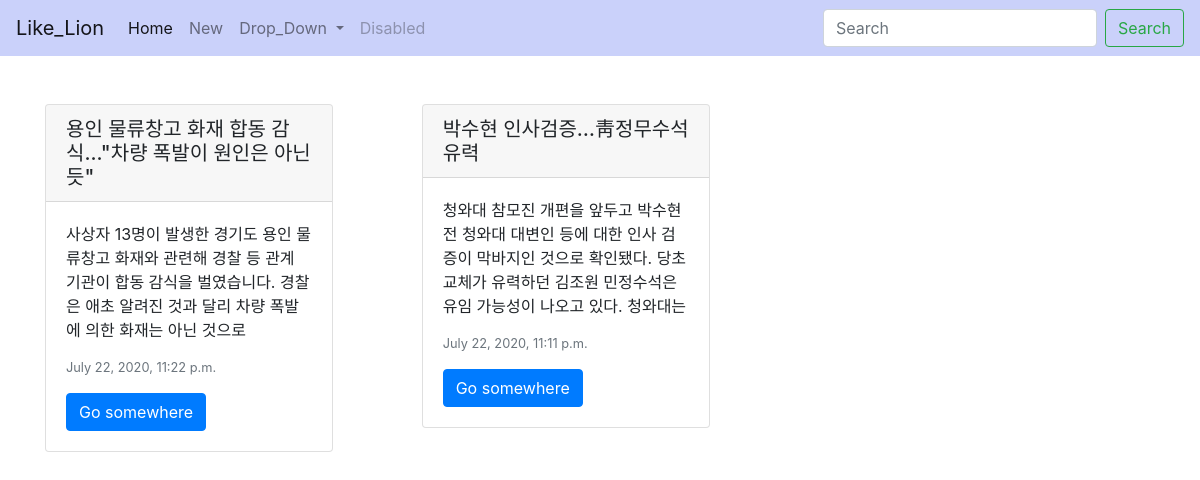
The app's page /, older data.
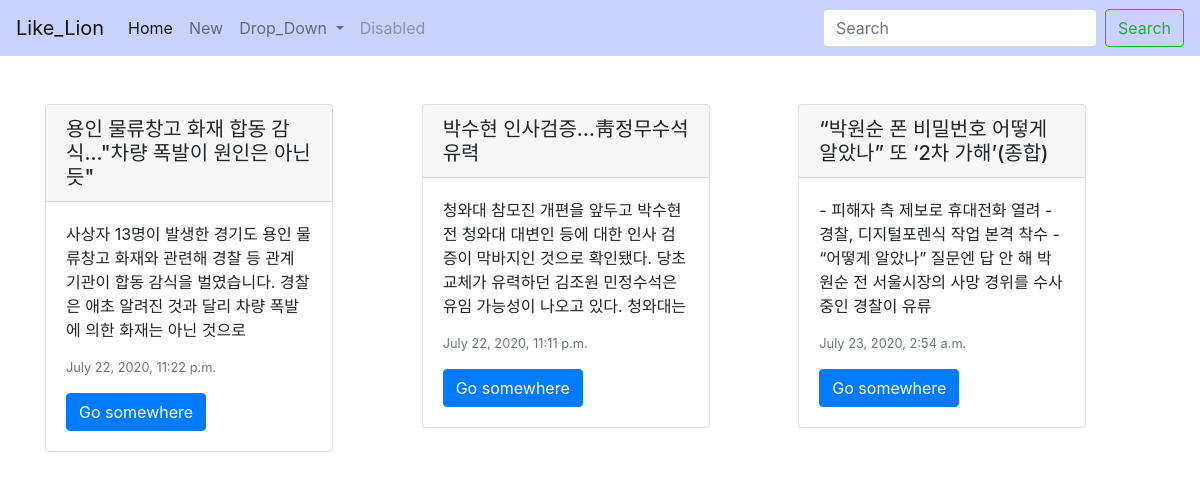
The same page, newer data.
### blogapp/models.py (models this page shows, shortened)
class Blog(models.Model):
    title = models.CharField(max_length=200)
    pub_date = models.DateTimeField('date published')
    body = models.TextField()
    def summary(self):
        return self.body[:100]

### blogapp/views.py (the view)
# urls.py: path('', blogapp.views.home, name='home'),
def home(request):
    blog = Blog.objects
    return render(request, 'home.html', {'blogs': blog})

### blogapp/templates/home.html
{% extends 'base.html' %}
{% block contents %}
<body>
    <br><br>
    <div class="container">
<div class="card-columns">
{% for blog in blogs.all %}
  <div class="card" style="width: 18rem;">
  <h5 class="card-header">{{blog.title}}</h5>
    <div class="card-body">
      <p class="card-text">{{blog.summary}}</p>
      <p class="card-text"><small class="text-muted">{{blog.pub_date}}</small></p>
      <a href="{%url 'detail' blog.id%}" class="btn btn-primary">Go somewhere</a>
    </div>
  </div>
  {%endfor%}
  </div>
  </div>
  </body>
{% endblock %}

Row changes from the older to the newer data that the page shows:
added Blog: title "“박원순 폰 비밀번호 어떻게 알았나” 또 ‘2차 가해’(종합)", summary "- 피해자 측 제보로 휴대전화 열려 - 경찰, 디지털포렌식 작업 본격 착수 - “어떻게 알았나” 질문엔 답 안 해 박원순 전 서울시장의 사망 경위를 수사 중인 경찰이 유류", pub_date "July 23, 2020, 2:54 a.m."
